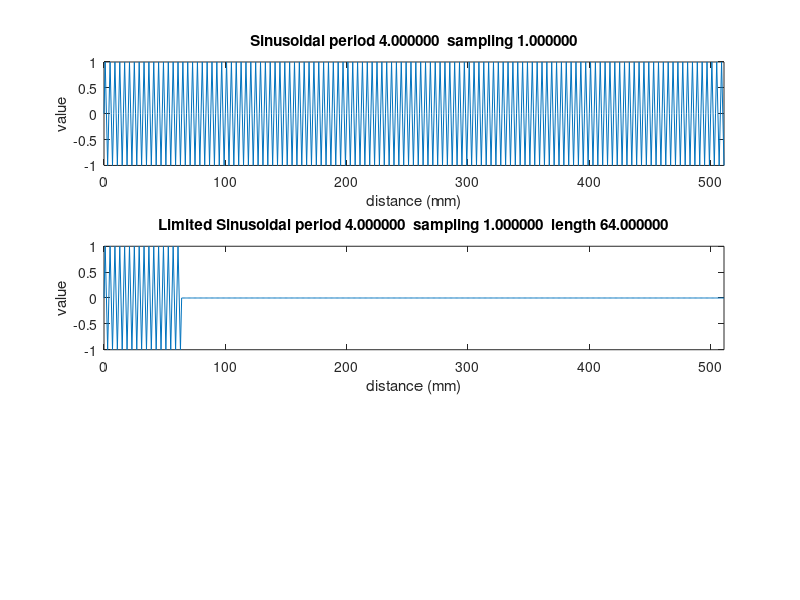

Write MATLAB code to recreate this figure. (Note: this script raises an error after producing the figure.)
% Wave Packets:   Limited sin
% 
% Juan Campos
% Universitat Autonoma de Barcelona
% http://grupsderecerca.uab.cat/mipoptilab/

clc
format compact

dim = 512; % Length of the signal
dx   = 1;      % Sampling distance
period = 4; % Period in pixels of the sinusoidal
L = 64;  % Length in pixels of the signal

% Generation of a sinusoidal
x = 0:dim-1;
S = sin(2*pi*x/period);

xr = x*dx;
periodr = period*dx;

figure(1)
subplot(3,1,1)
plot(xr,S)
title(sprintf('Sinusoidal period %f  sampling %f', periodr, dx));
xlabel('distance (mm)');
ylabel('value');
axis tight

Sl = S;
Lr = L*dx;
Sl(L+1:end) = 0;
subplot(3,1,2)
plot(xr,Sl)
title(sprintf('Limited Sinusoidal period %f  sampling %f  length %f', periodr, dx, Lr));
xlabel('distance (mm)');
ylabel('value');
axis tight



%Fourier Transform
FTSl = fft1shift(Sl);

df = 1/(dim*dx);
f=( (1:dim) - dim/2-1 )*df;

subplot(3,1,3)
plot( f(dim/2:end) , abs(FTSl(dim/2:end)).^2);
title(sprintf('Spectrum Limited Sinusoidal period %f   length %f  bandwith%f', periodr, Lr, 1/Lr));
xlabel('frequency (mm^-1)');
ylabel('value');
axis tight

%%  TODO
% Change the period of the sinusoidal
% Change the width of the limitation
